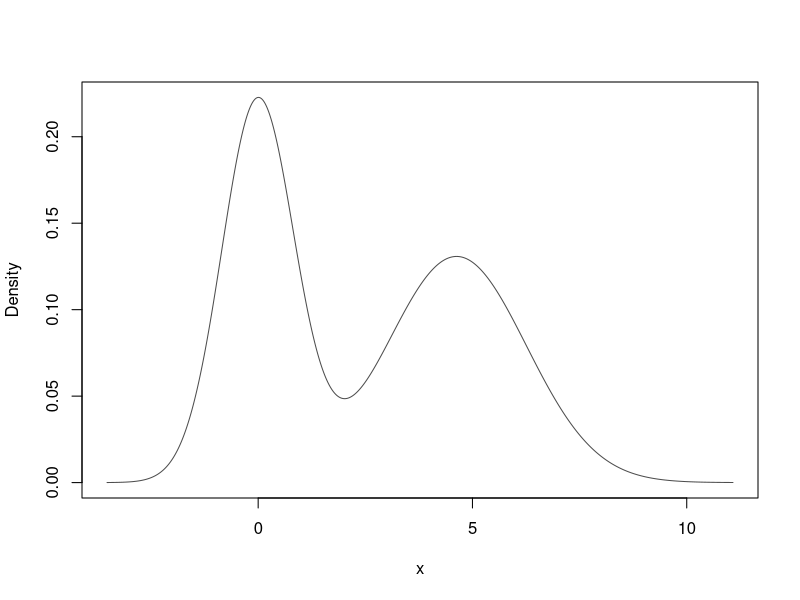

This chart was generated by the following R code:
## ---- chunk 1
#| message: false
#| warning: false
# chargement des packages
if (!requireNamespace("mclust", quietly = TRUE)) {
  install.packages("mclust")
}
library(mclust)
set.seed(123)

# Deux populations gaussiennes
x1 <- rnorm(100, mean = 0, sd = 1)
x2 <- rnorm(100, mean = 5, sd = 1.5)

# Données mélangées
x <- c(x1, x2)
## ---- chunk 2

# Densité d’un mélange à 2 composantes
densite_melange <- function(x, pi, mu, sigma) {
  pi[1] * dnorm(x, mean = mu[1], sd = sigma[1]) +
  pi[2] * dnorm(x, mean = mu[2], sd = sigma[2])
}
## ---- chunk 3
# Construction de Z complet (connu car simulation)
z <- c(rep(1, 100), rep(2, 100))

# Log-vraisemblance complète
log_vraisemblance_completee <- function(x, z, pi, mu, sigma) {
  sum(log(pi[z]) + dnorm(x, mean = mu[z], sd = sigma[z], log = TRUE))
}

## ---- chunk 4
# Estimation avec mclust
res <- Mclust(x, G = 2)  # G = nombre de composantes

# Résumé des paramètres
summary(res)
## ---- chunk 5
plot(res, what = "density", main = "Estimation du modèle de mélange par EM")
